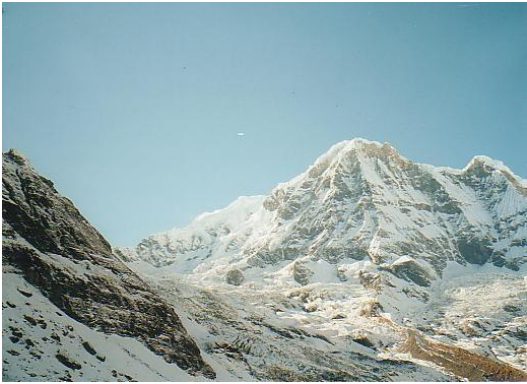
#> input picture chapter9/mountain1.PNG, 527 x 384 px, found by its file name
$ python stitching_practice.py
#> lines starting #> are read from the running program, lines starting #| are printed output that depends on the picture
import sys
import numpy as np
import cv2


img_names = ['mountain1.png', 'mountain2.png']

imgs = []
for name in img_names:
    img = cv2.imread(name)
#> img is the input picture: shape (384, 527, 3); mean B, G, R 169.7, 167.3, 144.3

    if img is None:
        print('Image load failed!')
        sys.exit()

    imgs.append(img)

stitcher = cv2.Stitcher_create()
status, dst = stitcher.stitch(imgs)
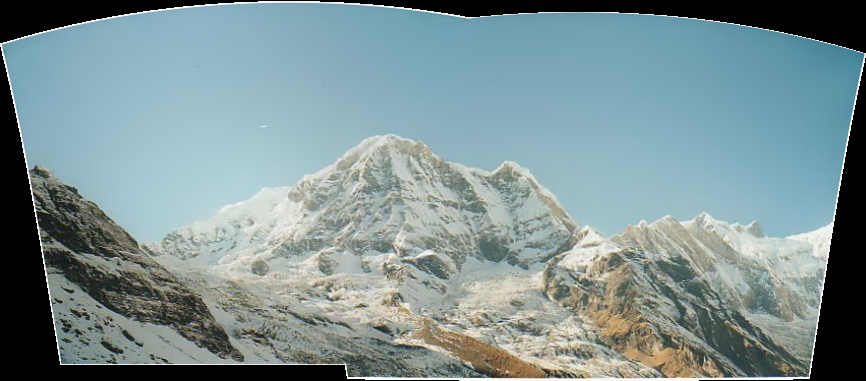
#> dst: shape (381, 866, 3); mean of channels 0, 1, 2 147.7, 145.6, 125; drawn as B, G, R
#> status = 0

if status != cv2.Stitcher_OK:
    print('Stitch failed!')
    sys.exit()

cv2.imwrite('output.jpg', dst)

cv2.namedWindow('dst', cv2.WINDOW_NORMAL)
cv2.imshow('dst', dst)
cv2.waitKey()
cv2.destroyAllWindows()
